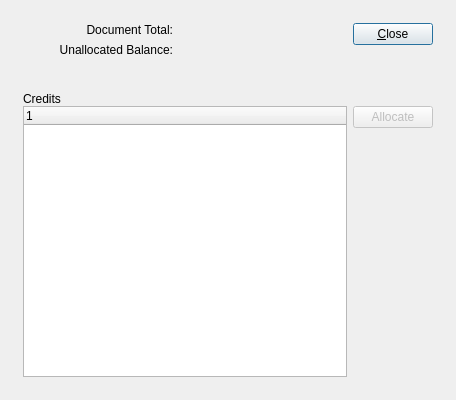
<?xml version="1.0" encoding="UTF-8"?>
<ui version="4.0">
 <comment>This file is part of the xTuple ERP: PostBooks Edition, a free and
open source Enterprise Resource Planning software suite,
Copyright (c) 1999-2011 by OpenMFG LLC, d/b/a xTuple.
It is licensed to you under the Common Public Attribution License
version 1.0, the full text of which (including xTuple-specific Exhibits)
is available at www.xtuple.com/CPAL.  By using this software, you agree
to be bound by its terms.</comment>
 <class>allocateARCreditMemo</class>
 <widget class="QDialog" name="allocateARCreditMemo">
  <property name="geometry">
   <rect>
    <x>0</x>
    <y>0</y>
    <width>456</width>
    <height>400</height>
   </rect>
  </property>
  <property name="windowTitle">
   <string>Allocate A/R Credit Memos</string>
  </property>
  <layout class="QGridLayout" name="gridLayout_4">
   <item row="0" column="0">
    <layout class="QGridLayout" name="gridLayout_3">
     <property name="margin">
      <number>12</number>
     </property>
     <property name="spacing">
      <number>12</number>
     </property>
     <item row="0" column="0">
      <layout class="QHBoxLayout" name="horizontalLayout">
       <item>
        <layout class="QVBoxLayout" name="verticalLayout_2">
         <item>
          <layout class="QGridLayout" name="gridLayout_2">
           <item row="0" column="0">
            <widget class="XLabel" name="_totalLit">
             <property name="text">
              <string>Document Total:</string>
             </property>
             <property name="alignment">
              <set>Qt::AlignRight|Qt::AlignTrailing|Qt::AlignVCenter</set>
             </property>
            </widget>
           </item>
           <item row="0" column="1">
            <widget class="CurrCluster" name="_total">
             <property name="enabled">
              <bool>false</bool>
             </property>
            </widget>
           </item>
           <item row="1" column="0">
            <widget class="XLabel" name="_balanceLit">
             <property name="text">
              <string>Unallocated Balance:</string>
             </property>
             <property name="alignment">
              <set>Qt::AlignRight|Qt::AlignTrailing|Qt::AlignVCenter</set>
             </property>
            </widget>
           </item>
           <item row="1" column="1">
            <widget class="CurrCluster" name="_balance">
             <property name="enabled">
              <bool>false</bool>
             </property>
            </widget>
           </item>
          </layout>
         </item>
         <item>
          <spacer>
           <property name="orientation">
            <enum>Qt::Vertical</enum>
           </property>
           <property name="sizeHint" stdset="0">
            <size>
             <width>305</width>
             <height>0</height>
            </size>
           </property>
          </spacer>
         </item>
        </layout>
       </item>
       <item>
        <spacer name="horizontalSpacer">
         <property name="orientation">
          <enum>Qt::Horizontal</enum>
         </property>
         <property name="sizeHint" stdset="0">
          <size>
           <width>13</width>
           <height>57</height>
          </size>
         </property>
        </spacer>
       </item>
       <item>
        <layout class="QVBoxLayout">
         <property name="spacing">
          <number>0</number>
         </property>
         <item>
          <layout class="QVBoxLayout">
           <property name="spacing">
            <number>0</number>
           </property>
           <item>
            <widget class="QPushButton" name="_cancel">
             <property name="text">
              <string>&amp;Close</string>
             </property>
            </widget>
           </item>
          </layout>
         </item>
         <item>
          <spacer>
           <property name="orientation">
            <enum>Qt::Vertical</enum>
           </property>
           <property name="sizeType">
            <enum>QSizePolicy::Expanding</enum>
           </property>
           <property name="sizeHint" stdset="0">
            <size>
             <width>20</width>
             <height>0</height>
            </size>
           </property>
          </spacer>
         </item>
        </layout>
       </item>
      </layout>
     </item>
     <item row="1" column="0">
      <widget class="QFrame" name="_frame">
       <property name="sizePolicy">
        <sizepolicy hsizetype="Preferred" vsizetype="Expanding">
         <horstretch>0</horstretch>
         <verstretch>1</verstretch>
        </sizepolicy>
       </property>
       <property name="frameShape">
        <enum>QFrame::NoFrame</enum>
       </property>
       <property name="frameShadow">
        <enum>QFrame::Raised</enum>
       </property>
       <layout class="QGridLayout" name="gridLayout">
        <property name="margin">
         <number>0</number>
        </property>
        <property name="spacing">
         <number>0</number>
        </property>
        <item row="0" column="0">
         <layout class="QVBoxLayout" name="verticalLayout_3">
          <property name="spacing">
           <number>0</number>
          </property>
          <item>
           <widget class="QLabel" name="_aropenLit">
            <property name="text">
             <string>Credits</string>
            </property>
           </widget>
          </item>
          <item>
           <layout class="QHBoxLayout" name="horizontalLayout_4">
            <item>
             <widget class="XTreeWidget" name="_aropen"/>
            </item>
            <item>
             <layout class="QVBoxLayout" name="verticalLayout">
              <property name="spacing">
               <number>0</number>
              </property>
              <item>
               <widget class="QPushButton" name="_allocate">
                <property name="enabled">
                 <bool>false</bool>
                </property>
                <property name="text">
                 <string>Allocate</string>
                </property>
               </widget>
              </item>
              <item>
               <spacer name="verticalSpacer">
                <property name="orientation">
                 <enum>Qt::Vertical</enum>
                </property>
                <property name="sizeHint" stdset="0">
                 <size>
                  <width>20</width>
                  <height>40</height>
                 </size>
                </property>
               </spacer>
              </item>
             </layout>
            </item>
           </layout>
          </item>
         </layout>
        </item>
       </layout>
      </widget>
     </item>
    </layout>
   </item>
  </layout>
 </widget>
 <layoutdefault spacing="6" margin="11"/>
 <pixmapfunction>qPixmapFromMimeSource</pixmapfunction>
 <customwidgets>
  <customwidget>
   <class>CurrCluster</class>
   <extends>CurrDisplay</extends>
   <header>currcluster.h</header>
  </customwidget>
  <customwidget>
   <class>CurrDisplay</class>
   <extends>QWidget</extends>
   <header>currcluster.h</header>
  </customwidget>
  <customwidget>
   <class>XLabel</class>
   <extends>QLabel</extends>
   <header>xlabel.h</header>
  </customwidget>
  <customwidget>
   <class>XTreeWidget</class>
   <extends>QTreeWidget</extends>
   <header>xtreewidget.h</header>
   <container>1</container>
  </customwidget>
 </customwidgets>
 <tabstops>
  <tabstop>_cancel</tabstop>
 </tabstops>
 <resources/>
 <connections/>
</ui>
